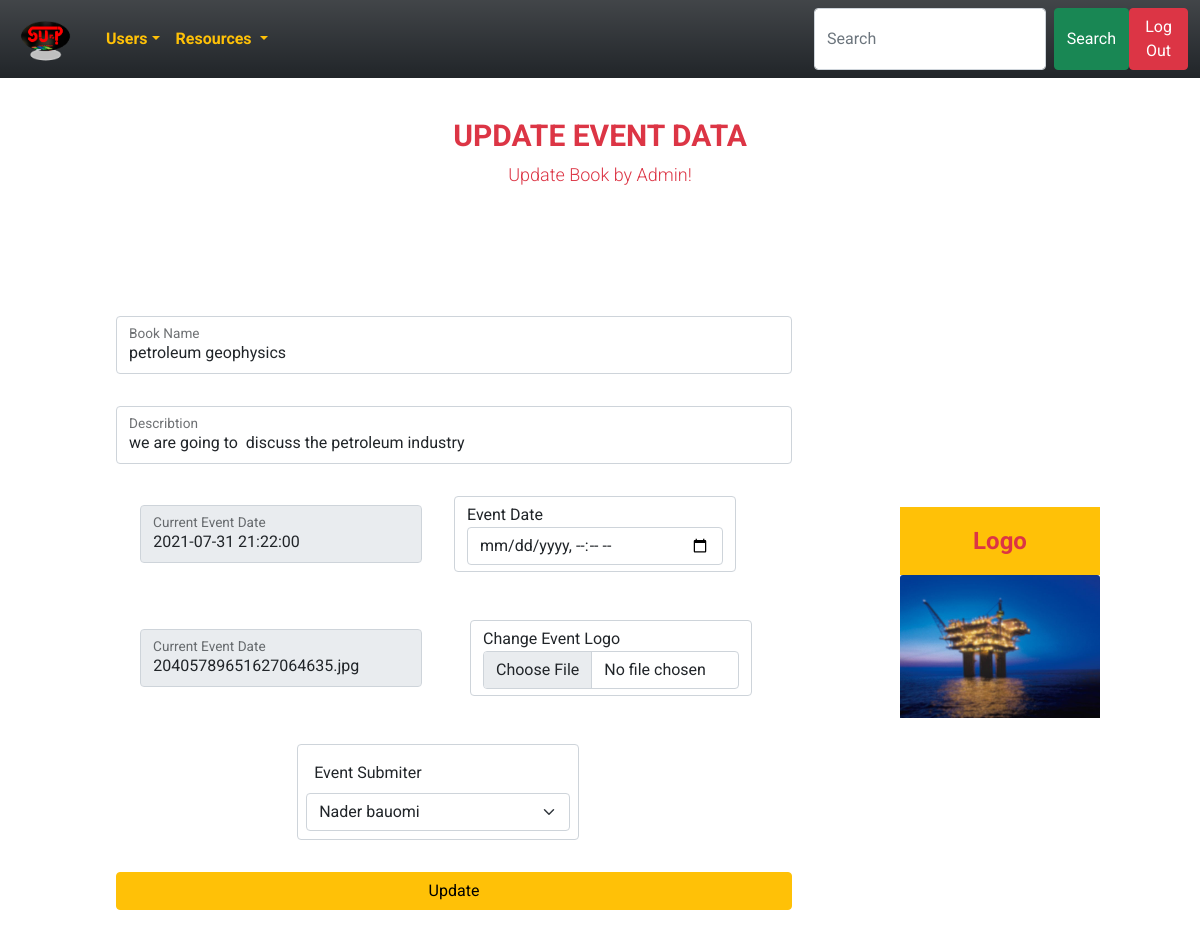
The page /admin/resources/eventsCheck/edit.php?id=4 (signed in) on the database its author committed.
### tables this page shows
CREATE TABLE `events_check` (
  `id` int(11) NOT NULL,
  `event_name` char(100) NOT NULL,
  `event_desc` varchar(500) NOT NULL,
  `e_date` timestamp NOT NULL DEFAULT current_timestamp() ON UPDATE current_timestamp(),
  `event_submiter` int(11) DEFAULT NULL,
  `e_logo` char(100) NOT NULL
);

CREATE TABLE `users` (
  `id` int(11) NOT NULL,
  `name` char(50) NOT NULL,
  `email` char(80) NOT NULL,
  `password` char(50) NOT NULL,
  `phone` int(11) NOT NULL,
  `gender` char(40) NOT NULL,
  `user_type` int(11) DEFAULT NULL
);

### admin/resources/eventsCheck/edit.php (the view, shortened to what this page needs)
<?php
require '../../../dbConnection.php';
require "../headeradmin.php";
$id = $_GET['id'];
$id = filter_var($id, FILTER_SANITIZE_NUMBER_INT);
$sqlusers = "select * from users";
$opusers =  mysqli_query($con, $sqlusers);
$sqlevent = "select * from events_check where id =$id";
$opevents =  mysqli_query($con, $sqlevent);
$dataevent = mysqli_fetch_assoc($opevents);
?>
<!DOCTYPE html>
<html lang="en">
<head>
    <link rel="stylesheet" href="../../../css/edit.css">
</head>
<body class="col-12">
    <h1 class="text-danger">Update Event data
        <small>Update Book by Admin! </small>
    </h1>
    <div class="d-flex flex-column flex-lg-row col-12 justify-content-evenly align-items-center">
        <form action="edit.php?id=<?php echo $dataevent['id']; ?>" method="POST" class=" col-lg-7 col-10  d-flex flex-column  p-4 ps-0 " enctype="multipart/form-data">
            <div class="col-sm-12 m-3 ">
                <div class=" form-floating">
                    <input value="<?php echo $dataevent['event_name']; ?>" type="text" class="form-control" id="floatingInput" placeholder="Enter Name" name="name">
                    <label for="floatingInput">Book Name</label>
                </div>
            </div>
            <div class="col-sm-12 m-3 ">
                <div class=" form-floating">
                    <input value="<?php echo $dataevent['event_desc']; ?>" type="text" class="form-control" id="floatingInput" placeholder="Describtion" name="describtion">
                    <label for="floatingInput">Describtion</label>
                </div>
            </div>
            <div class="d-flex align-items-center flex-column flex-lg-row justify-content-center">
                <div class="col-lg-5 col-12 m-3 ">
                    <div class=" form-floating">
                        <input value="<?php echo $dataevent['e_date'] ?>" type="text" disabled class="form-control" id="floatingInput" placeholder="Download" name="download">
                        <label for="floatingInput">Current Event Date</label>
                    </div>
                </div>
                <div class="col-lg-5 col-12 m-3 ">
                    <div class=" form-control">
                        <label for="edate">Event Date</label>
                        <input type="datetime-local" class="form-control" id="edate" name="Edate">
                    </div>
                </div>
            </div>
            <div class="d-flex align-items-center flex-column flex-lg-row justify-content-center">
                <div class="col-lg-5 col-12 m-3 ">
                    <div class=" form-floating">
                        <input value="<?php echo $dataevent['e_logo'] ?>" type="text" disabled class="form-control" id="floatingInput" placeholder="Download" name="download">
                        <label for="floatingInput">Current Event Date</label>
                    </div>
                </div>
                <div class="col-lg-5 col-12 m-3 ">
                    <div class="col-sm-12 m-3 form-control">
                        <label for="floatingnput">Change Event Logo</label>
                        <input type="file" name="logo" class="form-control">
                    </div>
                </div>
            </div>
            <div class="d-flex align-items-center justify-content-around ">
                <div class="col-sm-5 mt-3 mb-3 ">
                    <div class=" form-control p-2">
                        <label for="adder" class="p-2">Event Submiter</label>
                        <select id="adder" class="form-select" name="submiter">
                            <?php while ($datauser = mysqli_fetch_assoc($opusers)) {
                            ?>
                                <option value="<?php echo $datauser['id']; ?>" <?php if ($datauser['id'] == $dataevent['event_submiter']) {
                                                                                    echo 'selected';
                                                                                } ?>><?php echo $datauser['name']; ?></option>
                            <?php } ?>
                        </select>
                    </div>
                </div>
            </div>
            <input type="submit" class="btn btn-warning col-sm-12 m-3" value="Update">
        </form>
        <div class="logoPic col-lg-2 align-self-center col-4">
            <div class="card-body bg-warning">
                <p class="card-text text-danger text-center fw-bold fs-4">Logo</p>
            </div>
            <img src="<?php echo "./images/logos/" . trim($dataevent['e_logo']) ?>" class="card-img-top" alt="logo">
        </div>
    </div>
</body>
</html>

### css/edit.css (style rules this page uses)
body { background: url(http://cdn.magdeleine.co/wp-content/uploads/2014/05/3jPYgeVCTWCMqjtb7Dqi_IMG_8251-1400x933.jpg); background-size: cover; background-repeat: no-repeat; font-family: 'Roboto', sans-serif; }
h1 { padding: 40px; margin: 0 0 50px; font-size: 30px; text-transform: uppercase; font-weight: 700; text-align: center; }
h1 small { font-size: 18px; display: block; text-transform: none; font-weight: 300; margin-top: 10px; }

### rows shown on the page
events_check: name "petroleum geophysics", describtion "we are going to discuss the petroleum industry", download "2021-07-31 21:22:00", download "20405789651627064635.jpg", submiter "Nader bauomi", e_logo (picture)
